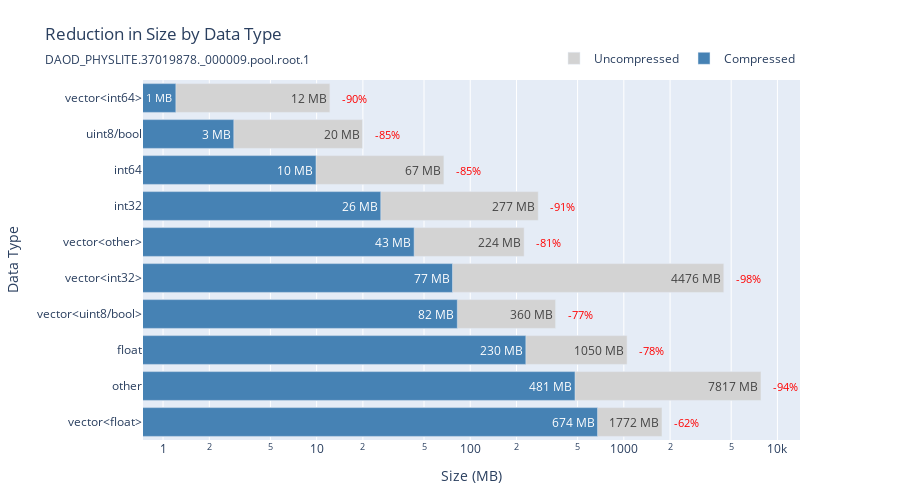

Source (notebook cell):
### Markdown cell above
# Visualization

### Code cell
fig = plot_reduction_by_dtype(collection_tree_summary, filepath)
fig.show()

### Figure 1 — Plotly figure (JSON) as saved in the notebook; plotly's stock layout.template omitted (floating-point values rounded to 4 significant figures)
{"data": [{"marker": {"color": "lightgray"}, "name": "Uncompressed", "orientation": "h", "text": ["1772 MB", "7817 MB", "1050 MB", "360 MB", "4476 MB", "224 MB", "277 MB", "67 MB", "20 MB", "12 MB"], "textposition": "inside", "type": "bar", "x": [1772.0, 7817.0, 1050.0, 359.6, 4476.0, 224.4, 277.2, 67.39, 19.88, 12.19], "y": ["vector<float>", "other", "float", "vector<uint8/bool>", "vector<int32>", "vector<other>", "int32", "int64", "uint8/bool", "vector<int64>"]}, {"marker": {"color": "steelblue"}, "name": "Compressed", "orientation": "h", "text": ["674 MB", "481 MB", "230 MB", "82 MB", "77 MB", "43 MB", "26 MB", "10 MB", "3 MB", "1 MB"], "textposition": "inside", "type": "bar", "x": [674.3, 481.0, 230.1, 82.42, 76.65, 43.14, 26.15, 9.902, 2.887, 1.211], "y": ["vector<float>", "other", "float", "vector<uint8/bool>", "vector<int32>", "vector<other>", "int32", "int64", "uint8/bool", "vector<int64>"]}], "layout": {"annotations": [{"font": {"color": "red", "size": 11}, "showarrow": false, "text": "-62%", "x": 3.249, "xanchor": "left", "xshift": 10, "y": "vector<float>"}, {"font": {"color": "red", "size": 11}, "showarrow": false, "text": "-94%", "x": 3.893, "xanchor": "left", "xshift": 10, "y": "other"}, {"font": {"color": "red", "size": 11}, "showarrow": false, "text": "-78%", "x": 3.021, "xanchor": "left", "xshift": 10, "y": "float"}, {"font": {"color": "red", "size": 11}, "showarrow": false, "text": "-77%", "x": 2.556, "xanchor": "left", "xshift": 10, "y": "vector<uint8/bool>"}, {"font": {"color": "red", "size": 11}, "showarrow": false, "text": "-98%", "x": 3.651, "xanchor": "left", "xshift": 10, "y": "vector<int32>"}, {"font": {"color": "red", "size": 11}, "showarrow": false, "text": "-81%", "x": 2.351, "xanchor": "left", "xshift": 10, "y": "vector<other>"}, {"font": {"color": "red", "size": 11}, "showarrow": false, "text": "-91%", "x": 2.443, "xanchor": "left", "xshift": 10, "y": "int32"}, {"font": {"color": "red", "size": 11}, "showarrow": false, "text": "-85%", "x": 1.829, "xanchor": "left", "xshift": 10, "y": "int64"}, {"font": {"color": "red", "size": 11}, "showarrow": false, "text": "-85%", "x": 1.298, "xanchor": "left", "xshift": 10, "y": "uint8/bool"}, {"font": {"color": "red", "size": 11}, "showarrow": false, "text": "-90%", "x": 1.086, "xanchor": "left", "xshift": 10, "y": "vector<int64>"}], "barmode": "overlay", "height": 500, "legend": {"orientation": "h", "x": 1, "xanchor": "right", "y": 1.02, "yanchor": "bottom"}, "margin": {"b": 60, "l": 120, "r": 100, "t": 80}, "title": {"subtitle": {"text": "DAOD_PHYSLITE.37019878._000009.pool.root.1"}, "text": "Reduction in Size by Data Type"}, "width": 900, "xaxis": {"title": {"text": "Size (MB)"}, "type": "log"}, "yaxis": {"title": {"text": "Data Type"}}}}
